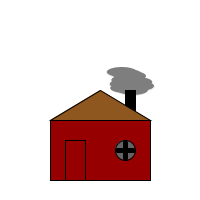
Frame 1 (no input)
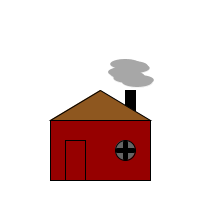
Frame 60 (the mouse pressed at the canvas centre just before this capture)
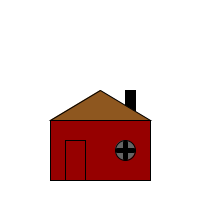
Frame 120 (the mouse held since frame 60 and released just before this capture)

The Processing sketch that drew these frames (run headless with seeded random() and noise(); from frame 60 on, the mouse is pressed at the canvas centre):

// Processing sketch: House_Looping
// ── House_Looping.pde
float houseX, houseY;
float smokeChange = 0;
float smokeColor = 126;
float shift;
boolean doorOpen = false;

void setup()
{
  //Set Window Attributes
  size(200,200);
  
  //Set shape Modes
  rectMode(CENTER);
  ellipseMode(CENTER);
}

void draw()
{
  //set house coordinates
  houseX = width/2;
  houseY = .75 * height;
  
  //Erase screen, set to white
  background(255);

  //Draw House Body
   stroke(0);
  fill(150,0,0);
  rect(houseX,houseY,100,60);

  //Draw Door
  if(doorOpen)
  {
    fill(142,87,31);
    quad(houseX-15,houseY-10,houseX-10,houseY-15,houseX-10,houseY+35,houseX-15,houseY+30);
    fill(0);
  }
  else
  {
    fill(150,0,0);
  }
  rect(houseX-25,houseY+10,20,40);

  //Set Window fill only if the mouse is over the house
  if((mouseX > houseX - 50) && (mouseX < houseX + 50) && (mouseY > houseY - 30) && (mouseY < houseY + 30))
  {
    fill(255,255,0);
  }
  else
  {
    fill(100);
  }
  
  //Draw Window
  ellipse(houseX+25,houseY,20,20);
  strokeWeight(5);
  line(houseX+17,houseY,houseX+33,houseY);
  line(houseX+25,houseY-8,houseX+25,houseY+8);

  //Do the following only if the mouse is pressed
  if(!mousePressed)
  {
    //Draw Smoke
    for(int i = 0; i < 20; i += 2)
    {
      shift = random(-10,10);
      fill(smokeColor);
      stroke(smokeColor);
      strokeWeight(0);
      ellipse(houseX+30+shift,houseY-60-smokeChange-i,30,10);
    }
    smokeChange = smokeChange + 1;
    smokeColor = smokeColor + 5;
    smokeColor = constrain(smokeColor,0,255);
    if(smokeChange > 50)  //reset the smoke if it gets above a certain height
    {
      smokeChange = 0;
      smokeColor = 127;
    }
  }

  //Draw roof
  fill(0);
  strokeWeight(1);
  stroke(0);
  rect(houseX+30,houseY-50,10,20);
  fill(142,87,31);
  triangle(houseX-50,houseY-30,houseX+50,houseY-30,houseX,houseY-60);
}

//Toggle opening and closing the door
void keyPressed()
{
  doorOpen = !doorOpen;
}
